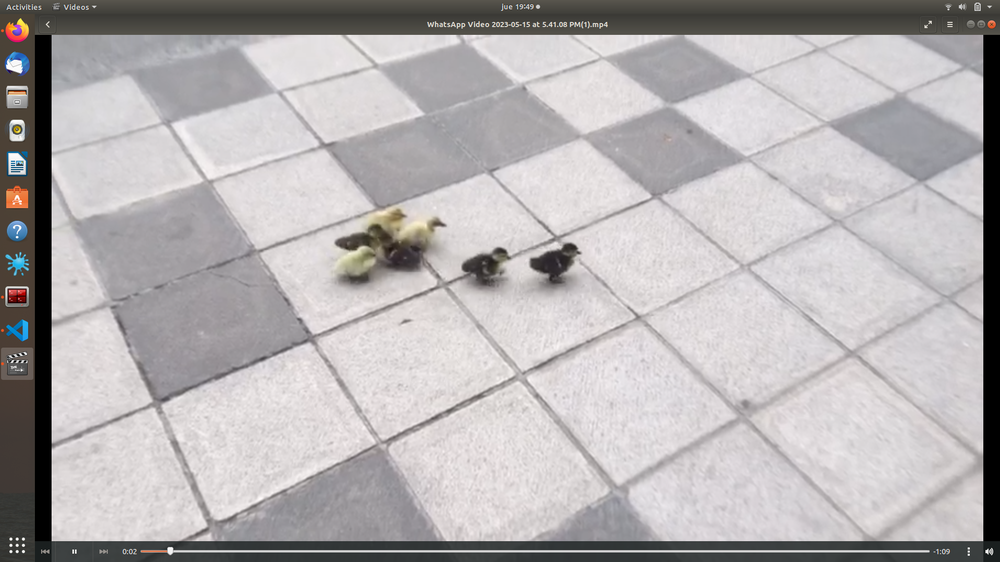
#> input picture patitos.png, 1000 x 562 px, shrunk from 1920 x 1080 before the run, given in place of patitos.mp4, which was not available
$ python grid_detection.py
#> lines starting #> are read from the running program, lines starting #| are printed output that depends on the picture; after the words box and inside, x2 and y2 are one past the last pixel; in counts of white or black regions, pixels touching at a corner belong together; pictures that were not available may be replaced by others from this repository, and a replacement may not be noted
#!/usr/bin/env python

# Importing Librariesimport cv2
#from curses import window
import cv2
import numpy as np
from matplotlib import pyplot as plt


#Capturing video
cap = cv2.VideoCapture("patitos.mp4")

while True:
    _,frame = cap.read()
#> frame is the input picture: shape (562, 1000, 3); mean B, G, R 177.3, 176.3, 180.1

    blurred = cv2.GaussianBlur(frame, (15, 15), 0, None)
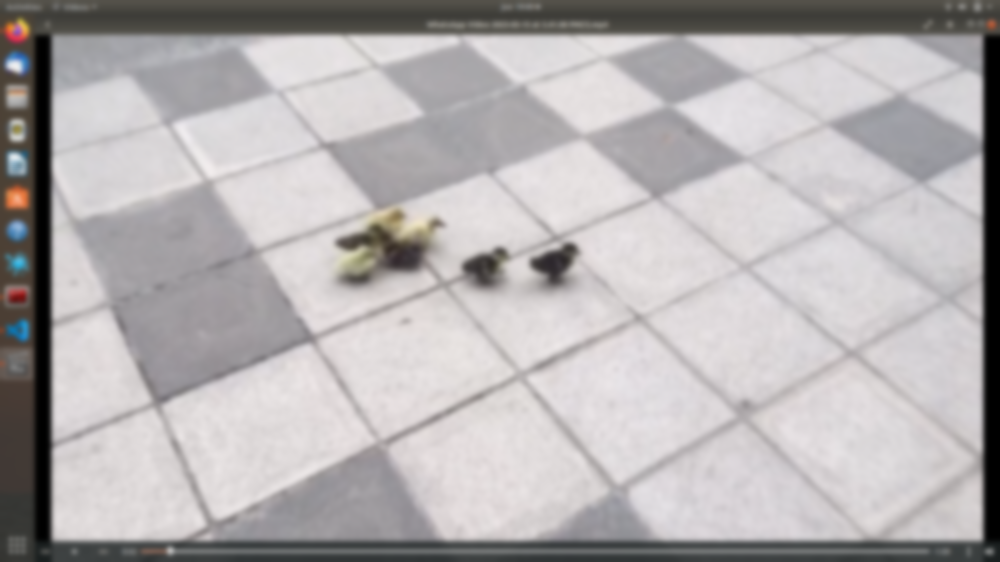
#> blurred: shape (562, 1000, 3); mean B, G, R 177.3, 176.3, 180.1
    dst = cv2.fastNlMeansDenoisingColored(blurred,None,6,6,1,1)
    #cv2.imshow("dst", dst)

    image = cv2.cvtColor(dst,cv2.COLOR_BGR2HLS)
#> image: shape (562, 1000, 3); mean of channels 0, 1, 2 129.1, 178.2, 15.8
    #image = cv2.cvtColor(blurred,cv2.COLOR_Lab2RGB)
    #image = cv2.cvtColor(blurred,cv2.COLOR_RGB2GRAY)
    #cv2.imshow("video", image)

    lower = np.uint8([0, 200, 0])
    upper = np.uint8([255, 255, 255])
    white_mask = cv2.inRange(image, lower, upper)
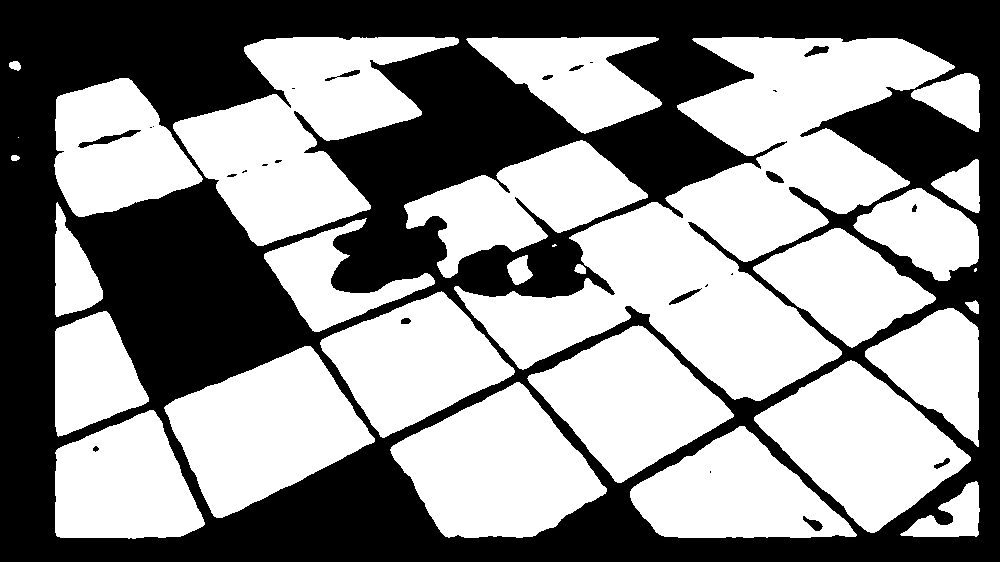
#> white_mask: shape (562, 1000); 55.1% white; 25 black regions (11 under 20 px), largest, box (x1, y1, x2, y2) and area: (0, 0, 1000, 562) 251091, (78, 130, 141, 148) 302, (669, 288, 702, 305) 147
    # yellow color mask
    lower = np.uint8([10, 0,   100])
    upper = np.uint8([40, 255, 255])
    yellow_mask = cv2.inRange(image, lower, upper)
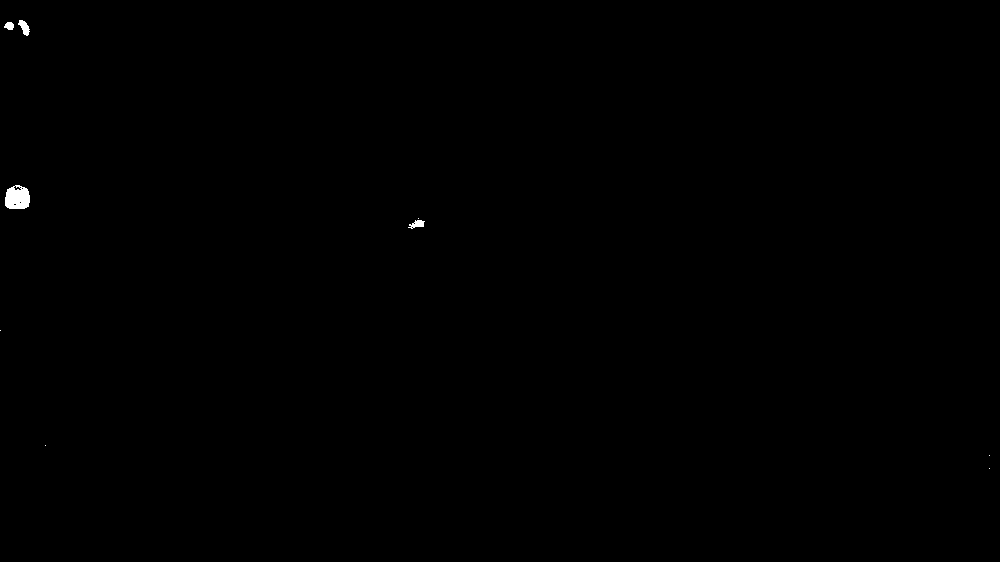
#> yellow_mask: shape (562, 1000); 0.13% white; 9 white regions (5 under 20 px), largest, box (x1, y1, x2, y2) and area: (5, 185, 30, 209) 489, (18, 20, 30, 36) 106, (408, 220, 425, 229) 87, (4, 22, 14, 30) 61
    # combine the mask
    mask = cv2.bitwise_or(white_mask, yellow_mask)
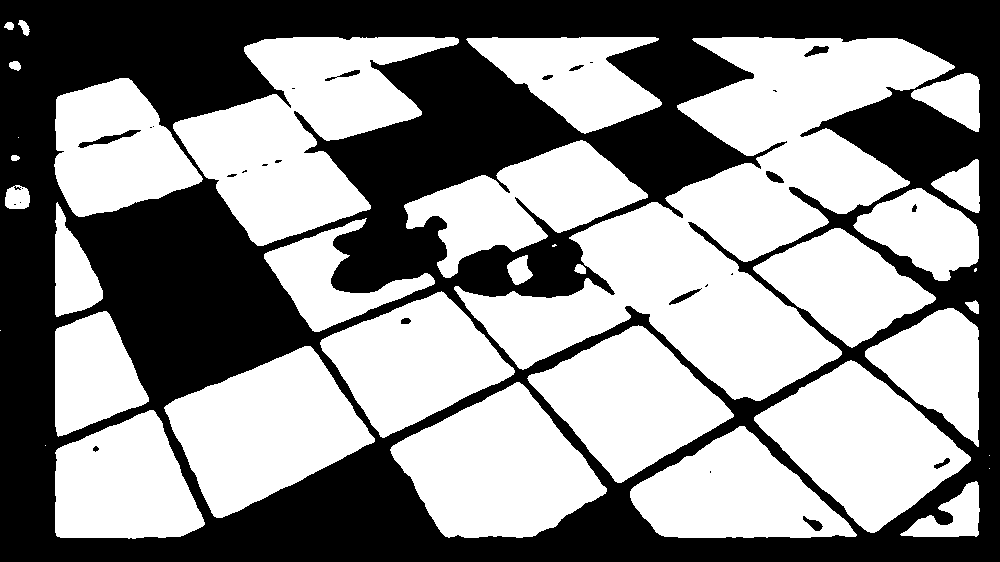
#> mask: shape (562, 1000); 55.2% white; 28 black regions (14 under 20 px), largest, box (x1, y1, x2, y2) and area: (0, 0, 1000, 562) 250418, (78, 130, 141, 148) 302, (669, 288, 702, 305) 147
    #cv2.imshow("mask",mask)

    blurred = cv2.GaussianBlur(mask, (15, 15), 0, None)
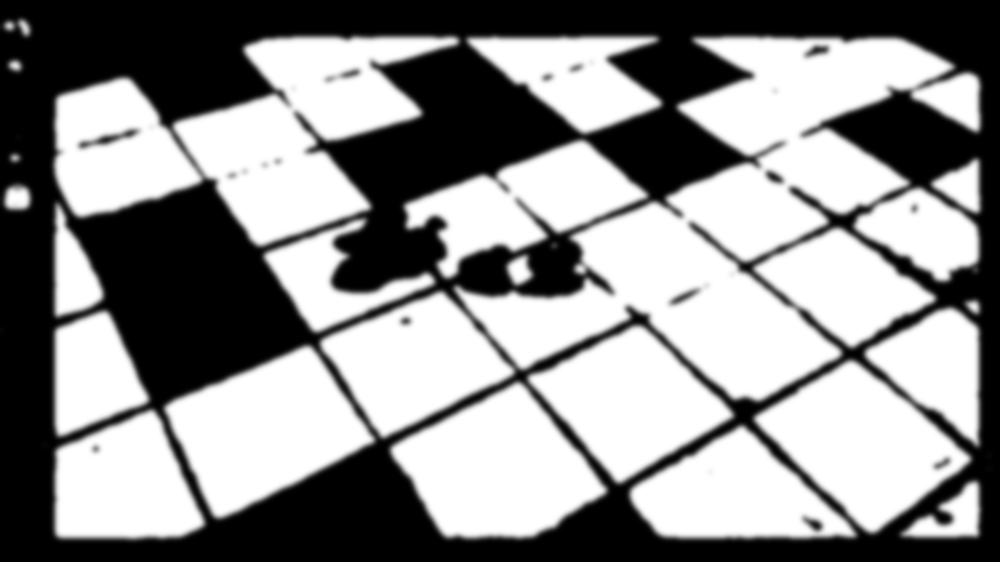
#> blurred: shape (562, 1000); min 0, max 255, mean 140.8
    #cv2.imshow("blurred", blurred)

    canny = cv2.Canny(blurred, 0, 255)
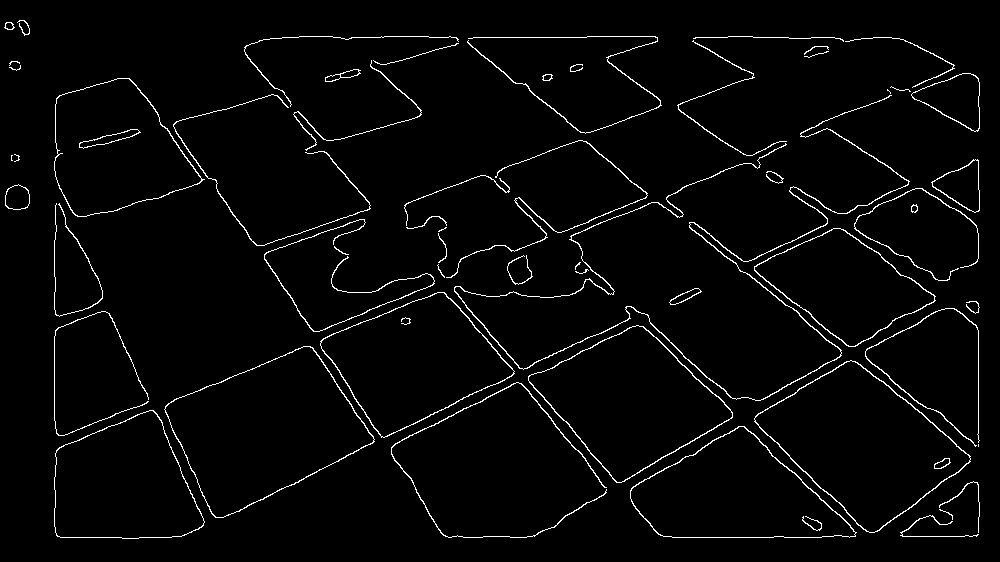
#> canny: shape (562, 1000); 2.8% white in thin lines or dots

    cv2.imshow('window', canny)

    #detect contours
    cnts, hierarchy = cv2.findContours(canny, cv2.RETR_EXTERNAL, cv2.CHAIN_APPROX_SIMPLE)[-2:]
#> cnts = 57 contours, 23 with area under 20; largest, box (x1, y1, x2, y2) and area: (164, 346, 375, 518) 20674, (754, 360, 971, 533) 19601, (528, 325, 733, 483) 17260, (320, 292, 515, 438) 15782, (630, 426, 857, 538) 15168

    prom_l = 0

    for cnt in cnts:
        x1,y1 = cnt[0][0]
        approx = cv2.approxPolyDP(cnt, 0.01*cv2.arcLength(cnt, True), True)
        #print(len(approx))

        if (len(approx) == 5):
            # x y son coordendas
            x, y, w, h = cv2.boundingRect(cnt)

            perimeter = 2* (w + h)
            l = perimeter / 4

            if(l > 50 and l < 200):
                print("lado: ", l)
                print("altura: ", h)
                print("ancho: ", w)

                dif = h-w
                print(dif)

                if (dif < 90 and dif > -90):
                    print(dif)
                    img = cv2.drawContours(dst, [cnt], -1, (0,255,255), 3)
#> this loop made 57 passes
#> (x1, y1, x, y, w, h, perimeter, l) on passes 5 to 6: (738, 426, 630, 426, 227, 112, 678, 169.5), (149, 410, 54, 410, 151, 129, 560, 140)
#> (x1, y1) on passes 1, 2, 3, 7, 11, 12: (929, 515), (939, 509), (973, 481), (516, 382), (101, 311), (945, 308)
#| lado:  169.5
#| altura:  112
#| ancho:  227
#| -115
#| lado:  140.0
#| altura:  129
#| ancho:  151
#| -22
#| -22
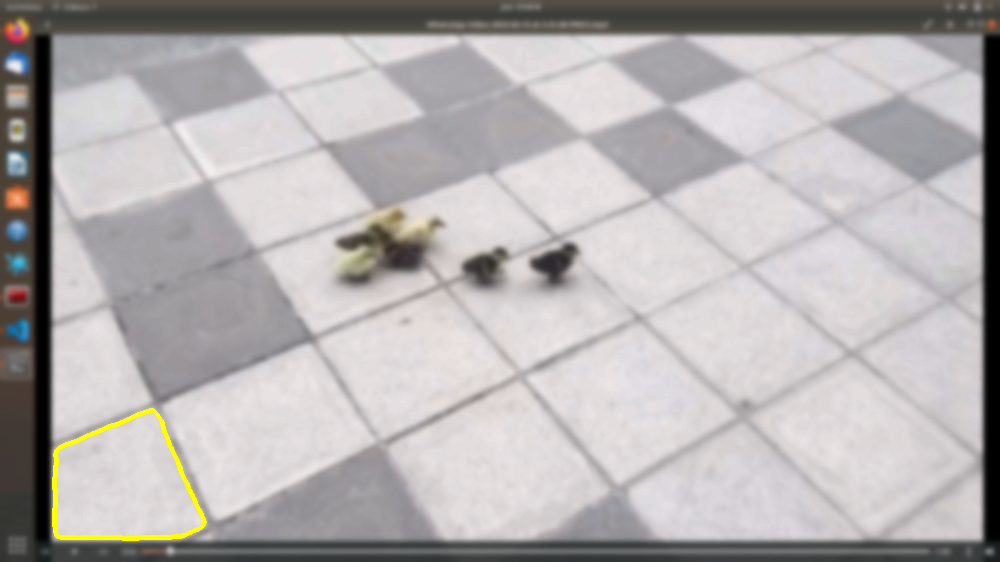
#> dst: shape (562, 1000, 3); mean B, G, R 176.6, 176.4, 180.3
                    #cv2.putText(dst, 'Square', (x1, y1), cv2.FONT_HERSHEY_SIMPLEX, 0.6, (255, 255, 0), 2)


    cv2.imshow("Shapes", dst)
    key = cv2.waitKey(10)
#> (key Esc is pressed here)

    # plt.imshow(frame)
    plt.show()
    if key == 27:
        break

cap.release()
cv2.destroyAllWindows()
